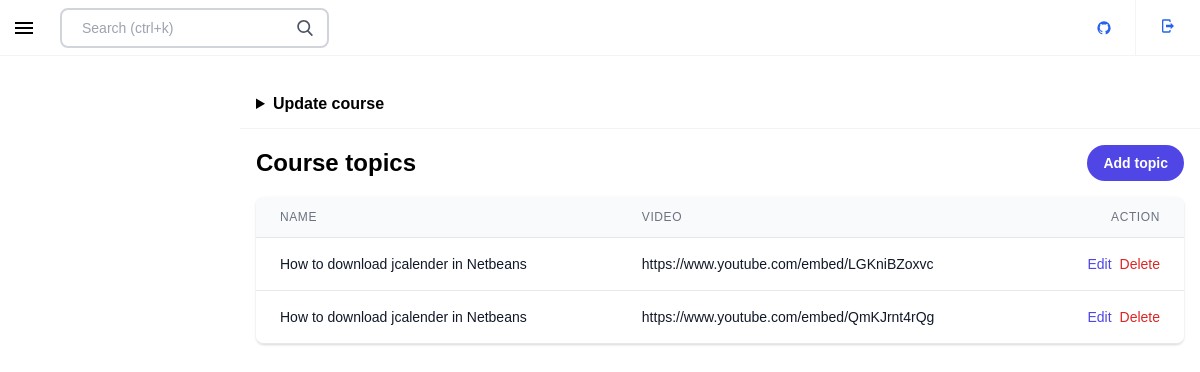
The page /admin/index.php?edit_course_video=1 (signed in) on the database its author committed.
### tables this page shows
CREATE TABLE `course_video_topics` (
  `id` int NOT NULL AUTO_INCREMENT,
  `video_path` varchar(255) DEFAULT NULL,
  `topic_name` varchar(255) DEFAULT NULL,
  `topic_image` varchar(255) DEFAULT NULL,
  `course_id` int DEFAULT NULL,
  PRIMARY KEY (`id`),
  KEY `course_video_fk` (`course_id`),
  CONSTRAINT `course_video_fk` FOREIGN KEY (`course_id`) REFERENCES `course_videos` (`id`)
);

### admin/inc/function.php (called while the page is built, shortened)
<?php
function course_video_topics($course_id)
{
    include($_SERVER['DOCUMENT_ROOT'] . "/ELearning/admin/inc/connect.php");
    $topic_list = [];
    $query = $con->prepare("select * from course_video_topics where course_id=:course_id");
    $query->bindParam("course_id", $course_id);
    $query->setFetchMode(PDO::FETCH_ASSOC);
    $query->execute();
    while ($row = $query->fetch()) {
        $topic_list[] = $row;
    }
    return $topic_list;
}

### admin/inc/course_video/edit_course_video.php (the view, shortened to what this page needs)
<link href="https://cdn.jsdelivr.net/npm/tom-select/dist/css/tom-select.css" rel="stylesheet" />
<?php
$course_id = $_GET['edit_course_video'];
?>
<div class="">
  <header class="border-gray-100 flex items-stretch border-b dark:border-gray-800">
    <div class="flex items-center py-3 flex-grow font-bold px-4">
      <details class="w-full">
        <summary>Update course</summary>
      </details>
    </div>
  </header>
  <div class="flex">
    <div class="flex flex-col flex-grow mt-4">
      <div class="flex items-center justify-between px-4">
        <p class="text-2xl font-bold">Course topics</p>
        <div class="px-4 py-2 rounded-full bg-indigo-600 font-bold text-sm text-white">
          <a href="?add_video_topic&course_id=<?php echo $course_id ?>">
            Add topic
          </a>
        </div>
      </div>
      <div class="my-2">
        <div class="py-2 align-middle px-4">
          <div class="shadow overflow-hidden border-b border-gray-200 sm:rounded-lg">
            <table class="divide-y divide-gray-200 min-w-full">
              <thead class="bg-gray-50">
                <tr>
                  <th scope="col" class="px-6 py-3 text-left text-xs font-medium text-gray-500 uppercase tracking-wider">Name</th>
                  <th scope="col" class="px-6 py-3 text-left text-xs font-medium text-gray-500 uppercase tracking-wider">Video</th>
                  <th scope="col" class="px-6 py-3 text-left text-xs font-medium text-gray-500 uppercase tracking-wider text-right">Action</th>
                </tr>
              </thead>
              <tbody class="bg-white divide-y divide-gray-200">
                <?php
                $topics = course_video_topics($course_id);
                foreach ($topics as $res) {
                ?>
                  <tr>
                    <td class="px-6 py-4 whitespace-nowrap">
                      <div class="text-sm font-medium text-gray-900"> <?php echo $res['topic_name'] ?> </div>
                    </td>
                    <td class="px-6 py-4 whitespace-nowrap">
                      <div class="text-sm font-medium text-gray-900"> <?php echo $res['video_path'] ?> </div>
                    </td>
                    <td class="px-6 py-4 whitespace-nowrap text-right text-sm font-medium flex justify-end">
                      <a href="index.php?edit_video_topic=<?php echo $res['id'] ?>" class="text-indigo-600 hover:text-indigo-900">Edit</a>
                      <form action="inc/controller/course_controller.php" method="POST">
                        <button name="del_topic" class="text-red-600 hover:text-red-900 ml-2" onclick="return confirm('Are you sure?');">Delete</button>
                      </form>
                    </td>
                  </tr>
                <?php }                  ?>
              </tbody>
            </table>
          </div>
        </div>
      </div>
    </div>
  </div>
</div>

### admin/css/style.css (style rules this page uses)
* { margin: 0; padding: 0; font-family: 'Lucida Sans', 'Lucida Sans Regular', 'Lucida Grande', 'Lucida Sans Unicode', Geneva, Verdana, sans-serif; }
.text-right { text-align: right; }
summary { cursor: pointer; }

### rows shown on the page
course_video_topics: topic_name "How to download jcalender in Netbeans", video_path "https://www.youtube.com/embed/LGKniBZoxvc"
course_video_topics: topic_name "How to download jcalender in Netbeans", video_path "https://www.youtube.com/embed/QmKJrnt4rQg"
